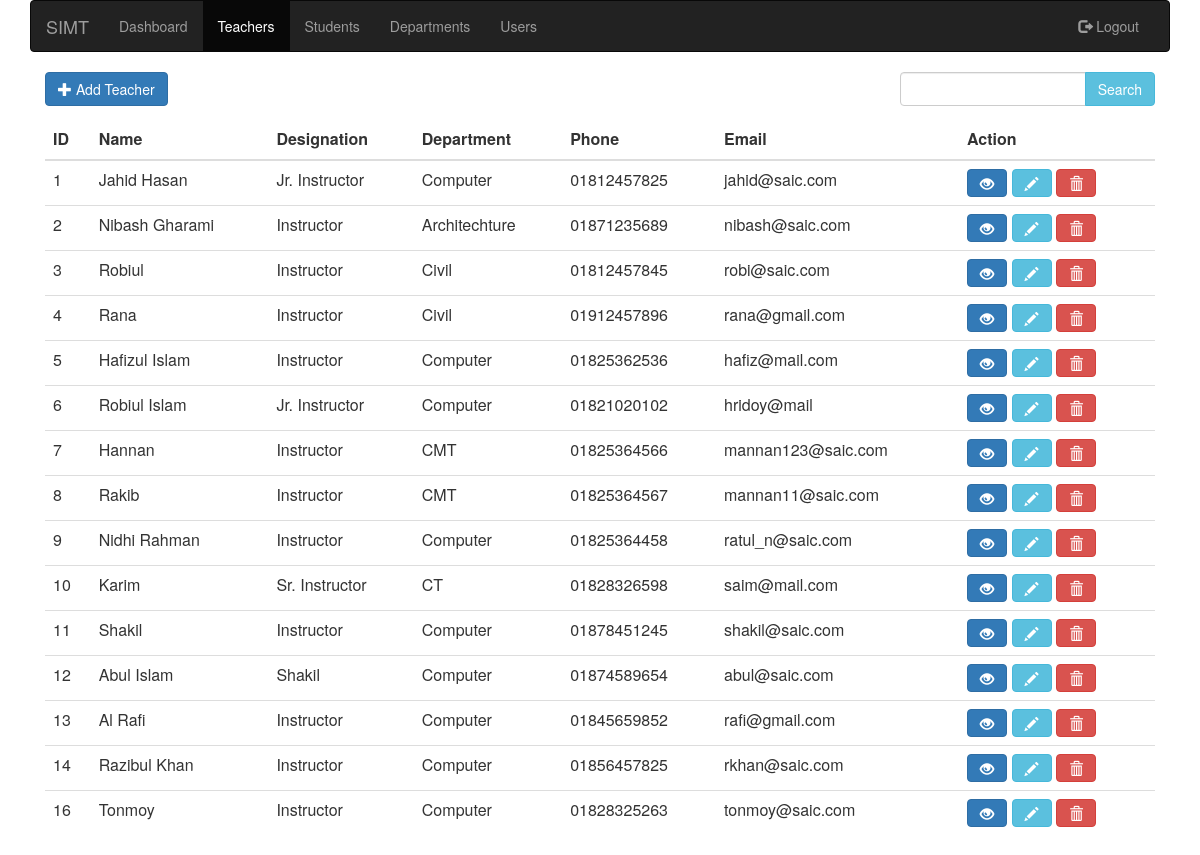
The app's page /teachers/index.php (signed in) with its own data.
### tables this page shows
CREATE TABLE `teachers` (
  `id` int(11) NOT NULL PRIMARY KEY,
  `name` varchar(30) NOT NULL,
  `designation` varchar(30) NOT NULL,
  `department` varchar(30) NOT NULL,
  `phone` varchar(11) NOT NULL,
  `email` varchar(50) NOT NULL,
  `created_at` datetime NOT NULL DEFAULT CURRENT_TIMESTAMP
);

### teachers/index.php (the view, shortened to what this page needs)
<?php
include "../api/include.php";
?>
<html lang="en">
<head>
    <link rel="stylesheet" href="https://maxcdn.bootstrapcdn.com/bootstrap/3.4.1/css/bootstrap.min.css">
</head>
<body>
    <div class="container">
        <nav class="navbar navbar-inverse">
          <div class="container-fluid">
            <div class="navbar-header">
              <a class="navbar-brand" href="../dashboard">SIMT</a>
            </div>
            <div class="collapse navbar-collapse" id="myNavbar">
              <ul class="nav navbar-nav">
                <li><a href="../dashboard">Dashboard</a></li>
                <li class="active"><a href="../teachers">Teachers</a></li>
                <li><a href="../students">Students</a></li>
                <li><a href="../departments">Departments</a></li>
                <li><a href="../users">Users</a></li>
              </ul>
              <ul class="nav navbar-nav navbar-right">
                <li><a href="../api/logout.php"><span class="glyphicon glyphicon-log-out"></span> Logout</a></li>
              </ul>
            </div>
          </div>
        </nav>
        <div class="col-md-3">
          <button class="btn btn-primary add-btn hidden-print"><span class="glyphicon glyphicon-plus"></span> Add Teacher</button>
        </div>
        <div class="col-md-offset-6 col-md-3 hidden-print">
          <form action="" method="POST">
            <div class="input-group">
              <input type="text" class="form-control" name="search_input" required>
              <div class="input-group-btn">
                <input class="btn btn-info" type="submit" value="Search" name="search_button">
              </div>
            </div>
          </form>
        </div>
        <div class="col-md-12 hidden-print">
          <table class="table">
            <thead>
              <tr>
                <th>ID</th>
                <th>Name</th>
                <th>Designation</th>
                <th>Department</th>
                <th>Phone</th>
                <th>Email</th>
                <th>Action</th>
              </tr>
            </thead>
            <tbody>
              <?php
              if(isset($_POST['search_button'])){
                $search_input = $_POST['search_input'];
                $SQL = "SELECT * FROM `teachers` WHERE CONCAT(`id`,`name`,`designation`,`department`,`phone`,`email`) LIKE '%$search_input%'";
              } else {
                $SQL = "SELECT * FROM `teachers`";
              }
              $result = mysqli_query($mysqli,$SQL);
              if($result->num_rows > 0){
                while($row = $result->fetch_assoc()){
                  print "<tr>";
                  print "<td>".$row['id']."</td>";
                  print "<td>".$row['name']."</td>";
                  print "<td>".$row['designation']."</td>";
                  print "<td>".$row['department']."</td>";
                  print "<td>".$row['phone']."</td>";
                  print "<td>".$row['email']."</td>";
                  print "<td><button class='btn btn-primary view-btn'><span class='glyphicon glyphicon-eye-open'></span></button> ";
                  print "<button class='btn btn-info edit-btn'><span class='glyphicon glyphicon-pencil'></span></button> ";
                  print "<button class='btn btn-danger dlt-btn'><span class='glyphicon glyphicon-trash'></span></button></td>";
                  print "</tr>";
                }
              } else {
                echo "<tr><td colspan='7'>No Data Found</td></tr>";
              }
              ?>
              </tbody>
            </table>
          </div>
        </div>
</body>
</html>

### records on screen
teachers: id "1", name "Jahid Hasan", designation "Jr. Instructor", department "Computer", phone "01812457825", email "jahid@saic.com"
teachers: id "2", name "Nibash Gharami", designation "Instructor", department "Architechture", phone "01871235689", email "nibash@saic.com"
teachers: id "3", name "Robiul", designation "Instructor", department "Civil", phone "01812457845", email "robi@saic.com"
teachers: id "4", name "Rana", designation "Instructor", department "Civil", phone "01912457896", email "rana@gmail.com"
teachers: id "5", name "Hafizul Islam", designation "Instructor", department "Computer", phone "01825362536", email "hafiz@mail.com"
teachers: id "6", name "Robiul Islam", designation "Jr. Instructor", department "Computer", phone "01821020102", email "hridoy@mail"
teachers: id "7", name "Hannan", designation "Instructor", department "CMT", phone "01825364566", email "mannan123@saic.com"
teachers: id "8", name "Rakib", designation "Instructor", department "CMT", phone "01825364567", email "mannan11@saic.com"
teachers: id "9", name "Nidhi Rahman", designation "Instructor", department "Computer", phone "01825364458", email "ratul_n@saic.com"
teachers: id "10", name "Karim", designation "Sr. Instructor", department "CT", phone "01828326598", email "saim@mail.com"
teachers: id "11", name "Shakil", designation "Instructor", department "Computer", phone "01878451245", email "shakil@saic.com"
teachers: id "12", name "Abul Islam", designation "Shakil", department "Computer", phone "01874589654", email "abul@saic.com"
teachers: id "13", name "Al Rafi", designation "Instructor", department "Computer", phone "01845659852", email "rafi@gmail.com"
teachers: id "14", name "Razibul Khan", designation "Instructor", department "Computer", phone "01856457825", email "rkhan@saic.com"
teachers: id "16", name "Tonmoy", designation "Instructor", department "Computer", phone "01828325263", email "tonmoy@saic.com"
